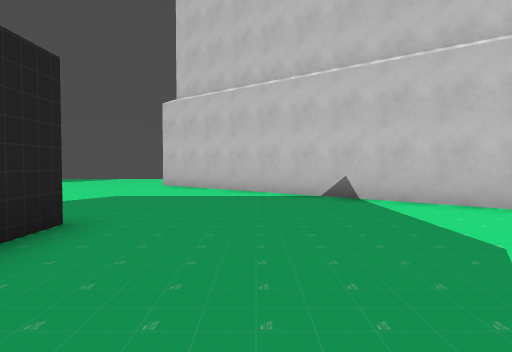
[1] (above)

16 first-person views from a walk through a Godot game level. The camera is 1.4 m above the floor, tilts 2° down and sees 70° across. The floor is counted in squares, 2 m on a side. Each view is taken from the middle of a square. On the plan, view 1 faces up. The plan holds only what a view shows up to about 11 squares ahead; the rest is blank. The place goes on beyond the plan. Some surface patterns are stand-ins.

[2]
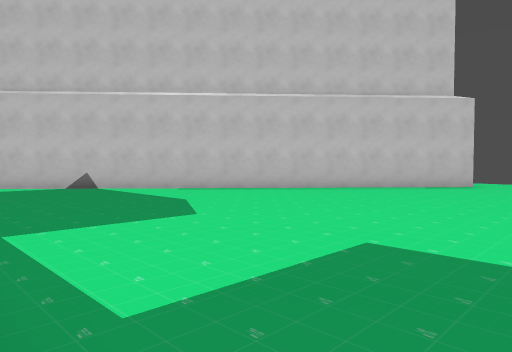

[3]
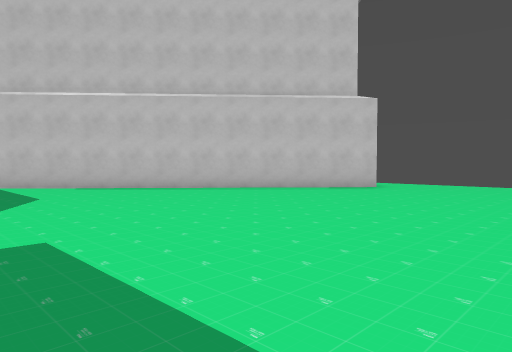

[4]
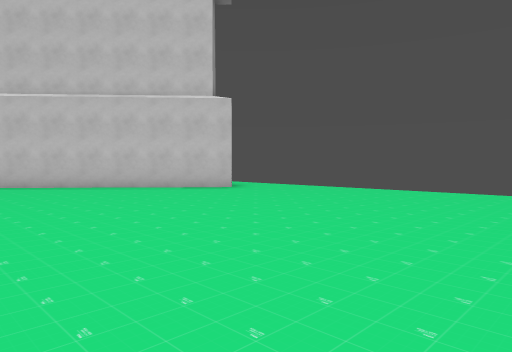

[5]
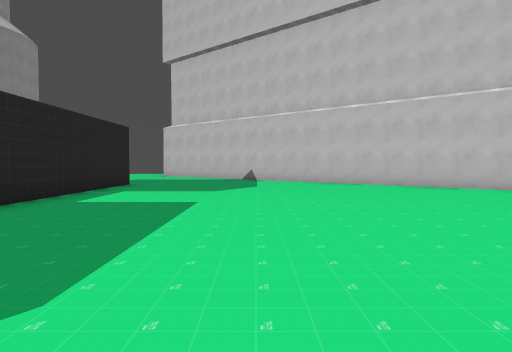

[6]
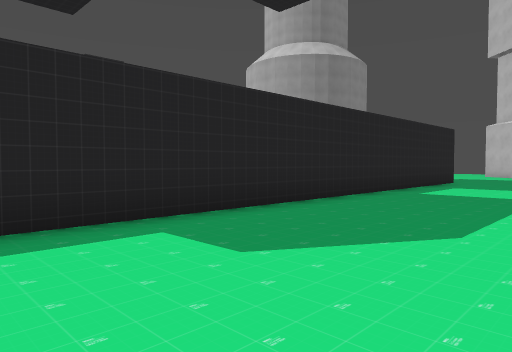

[7]
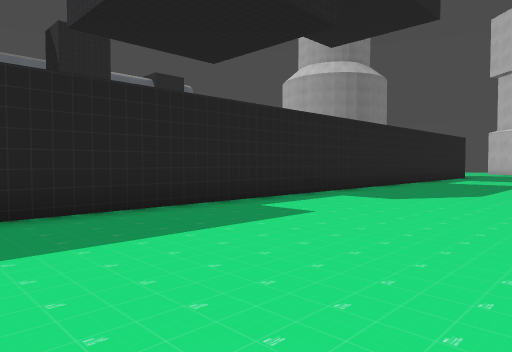

[8]
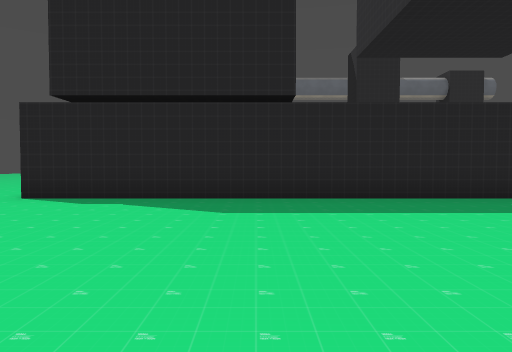

[9]
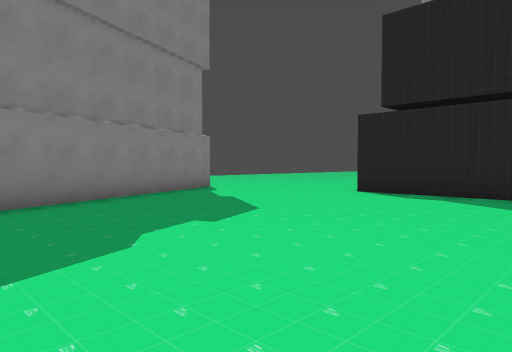

[10]
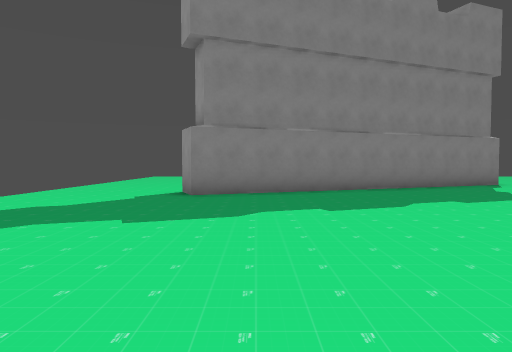

[11]
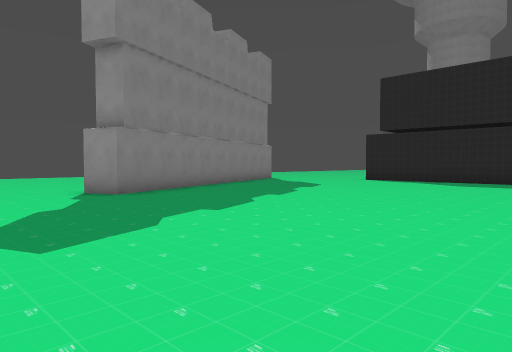

[12]
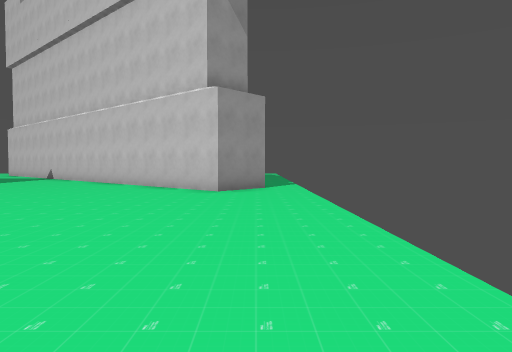

[13]
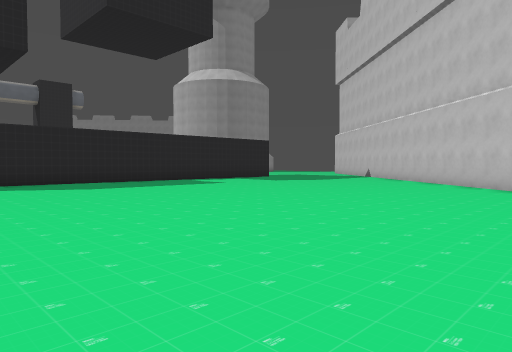

[14]
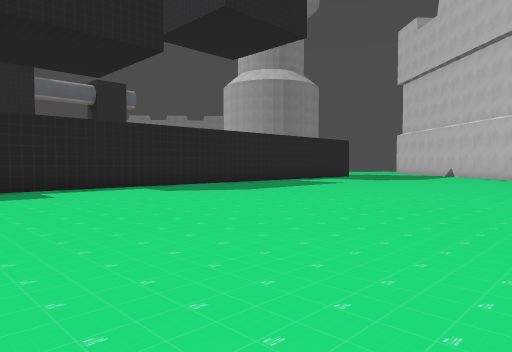

[15]
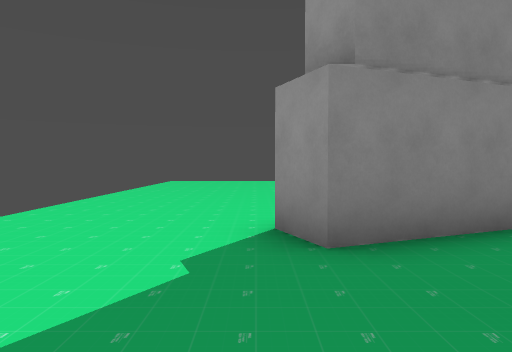

[16]
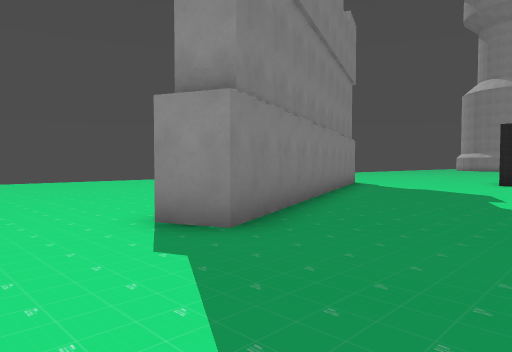

### Floor plan
Points are (right, up) in squares from view 1. A wall is a line through its corners. A room is listed if a view was taken in it or the views show most of it. See-through windows are left out.
Room 1 (views 1, 2, 3, 4, 5, 6, 7, 8, 9, 10, 11, 12, 13, 14, 15, 16)
walls: (11.3, 1.4) (10.1, 0.1) (1, 8.1); (1.7, -22.8) (8.4, -20) (8.8, -20.9); (-2.2, 4.2) (-2.2, -19.8)
ways out: opening at (-0.8, 6); opening at (-0.5, -20.8)

Where each view was taken, in squares from view 1:
view 1: 0 up, 0 right, facing up
view 2: 3 down, 2 left, facing up-right
view 3: 5 down, 0 right, facing up-right
view 4: 8 down, 3 right, facing up-right
view 5: 8 down, 2 right, facing up
view 6: 10 down, 2 right, facing up-left
view 7: 15 down, 3 right, facing up-left
view 8: 15 down, 5 right, facing left
view 9: 15 down, 6 right, facing down-left
view 10: 12 down, 7 right, facing down
view 11: 12 down, 12 right, facing down-left
view 12: 9 down, 11 right, facing up
view 13: 10 down, 11 right, facing up-left
view 14: 13 down, 8 right, facing up-left
view 15: 17 down, 9 right, facing down
view 16: 17 down, 11 right, facing down-left
